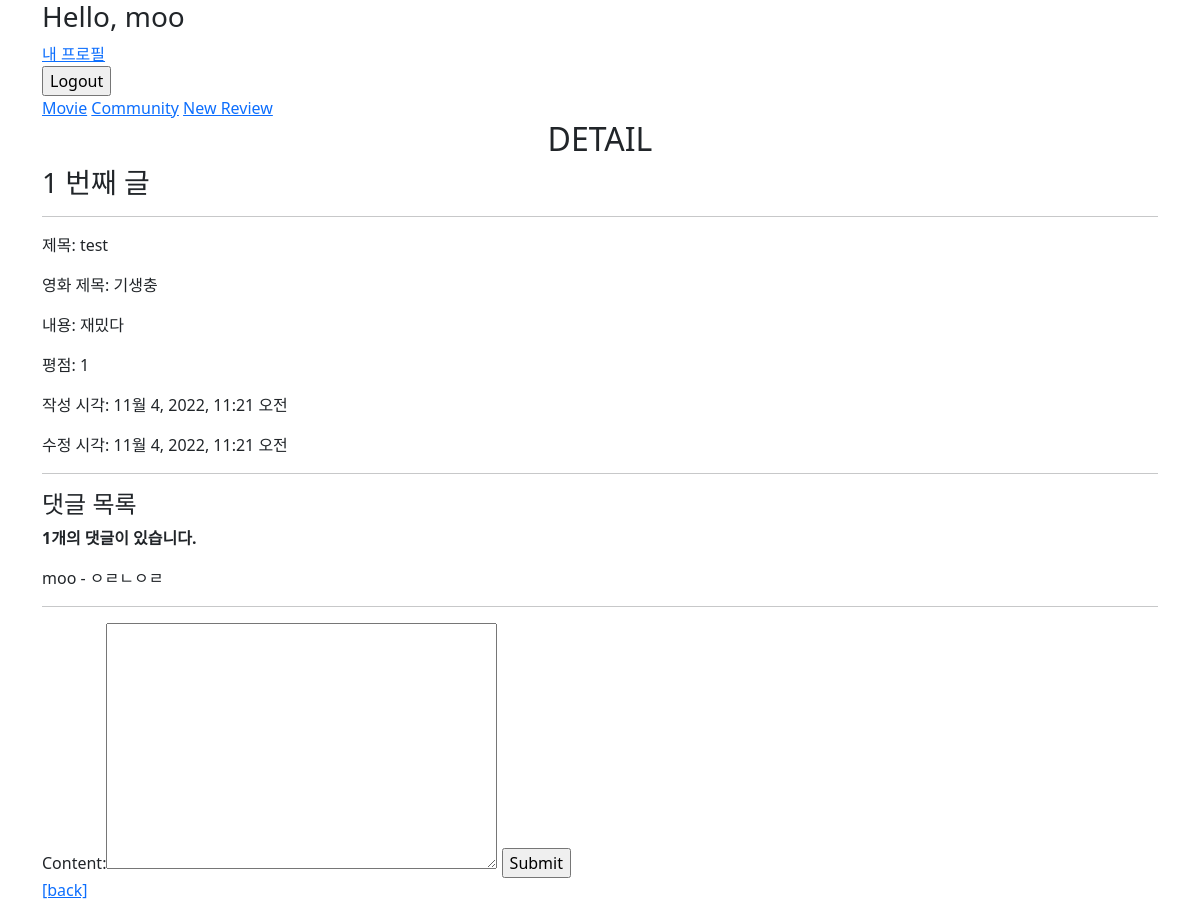
/community/1/ (signed in), run on the app's committed database.
### community/models.py (models this page shows)
class Review(models.Model):
    title = models.CharField(max_length=100)
    movie_title = models.CharField(max_length=50)
    rank = models.IntegerField()
    content = models.TextField()
    created_at = models.DateTimeField(auto_now_add=True)
    updated_at = models.DateTimeField(auto_now=True)
    user = models.ForeignKey(settings.AUTH_USER_MODEL, on_delete=models.CASCADE)
    like_users = models.ManyToManyField(settings.AUTH_USER_MODEL, related_name='like_reviews')

class Comment(models.Model):
    content = models.TextField()
    review = models.ForeignKey(Review, on_delete=models.CASCADE)
    user = models.ForeignKey(settings.AUTH_USER_MODEL, on_delete=models.CASCADE)

### accounts/models.py (models this page shows)
class User(AbstractUser):
    followings = models.ManyToManyField('self', symmetrical=False, related_name='followers')

### community/views.py (the view)
# urls.py: path('<int:review_pk>/', views.detail, name='detail'),
@require_GET
def detail(request, review_pk):
    review = get_object_or_404(Review, pk=review_pk)
    comments = review.comment_set.all()
    comment_form = CommentForm()
    context = {
        'review': review,
        'comment_form': comment_form,
        'comments': comments,
    }
    return render(request, 'community/detail.html', context)

### community/forms.py
class CommentForm(forms.ModelForm):
    class Meta:
        model = Comment
        exclude = ['review', 'user']

### community/templates/community/detail.html (shortened to what this page needs)
{% extends 'base.html' %}
{% block content %}
  <h2 class="text-center">DETAIL</h2>
  <h3>{{ review.pk }} 번째 글</h3>
  <hr>
  <p>제목: {{ review.title }}</p>
  <p>영화 제목: {{ review.movie_title }}</p>
  <p>내용: {{ review.content }}</p>
  <p>평점: {{ review.rank }}</p>
  <p>작성 시각: {{ review.created_at }}</p>
  <p>수정 시각: {{ review.updated_at }}</p>
  <hr>
  <h4>댓글 목록</h4>
  {% if comments|length %}
    <p><b>{{ comments|length }}개의 댓글이 있습니다.</b></p>
  {% endif %}
  {% for comment in comments %}
    <div>
      {{ comment.user }} - {{ comment.content }}
    </div>
  {% empty %}
    <p><b>댓글이 없어요..</b></p>
  {% endfor %}
  <hr>
  {% if user.is_authenticated %}
    <form action="{% url 'community:create_comment' review.pk %}" method="POST">
      {{ comment_form }}
      <input type="submit">
    </form>
  {% else %}
    <a href="{% url 'accounts:login' %}">[댓글을 작성하려면 로그인하세요.]</a>
  {% endif %}
  <a href="{% url 'community:index' %}">[back]</a>
{% endblock  %}

### data on the page
Review: pk "1", title "test", movie_title "기생충", content "재밌다", rank "1", created_at "11월 4, 2022, 11:21 오전", updated_at "11월 4, 2022, 11:21 오전"
Comment: user "moo", content "ㅇㄹㄴㅇㄹ"

### other printed values
{{ comments|length }} "1"
